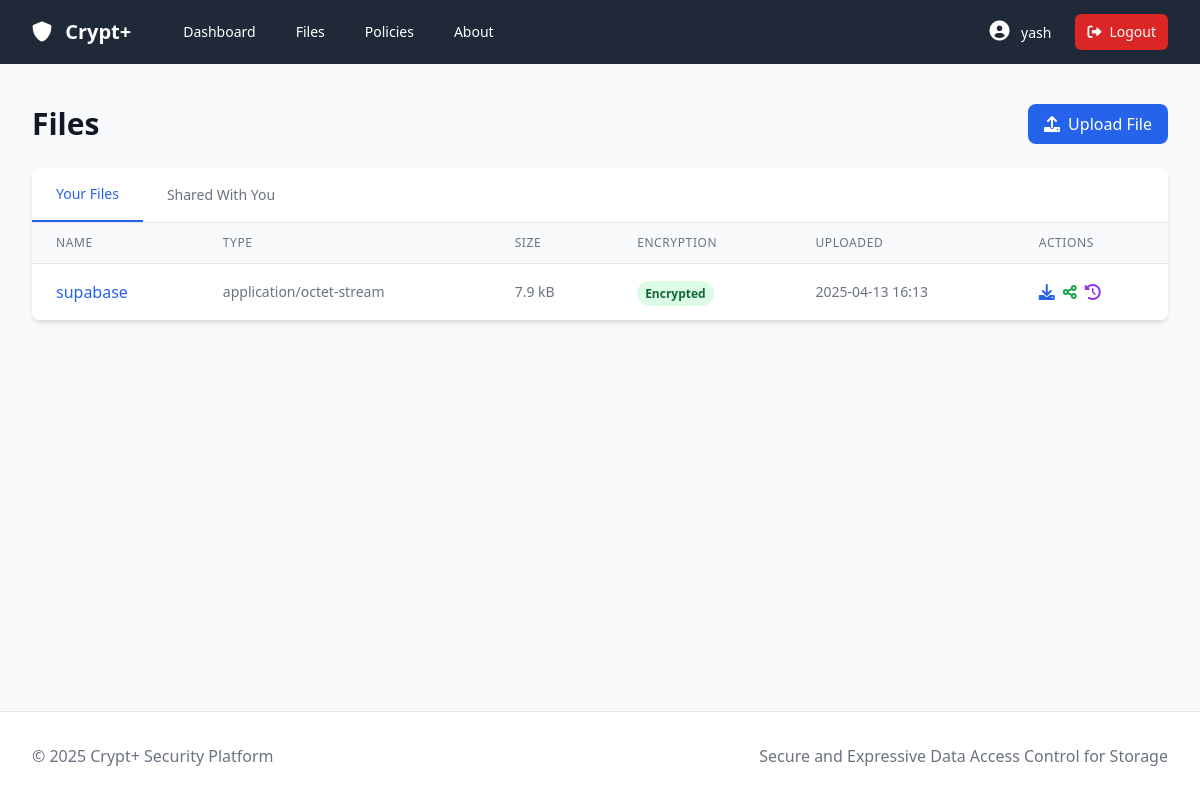
Screenshot of /data/files (signed in) with the database file from the repository.
### models/user.py (models this page shows, shortened)
class User(Base, UserMixin):
    __tablename__ = 'users'
    id = Column(Integer, primary_key=True)
    username = Column(String(64), unique=True, nullable=False)
    email = Column(String(120), unique=True, nullable=False)
    password_hash = Column(String(128), nullable=False)
    is_active = Column(Boolean, default=True)
    is_admin = Column(Boolean, default=False)
    created_at = Column(DateTime, default=datetime.utcnow)
    last_login = Column(DateTime, nullable=True)
    public_key = Column(Text, nullable=True)  # For storing user's public key
    private_key = Column(Text, nullable=True)  # For storing the encrypted private key
    attributes = relationship("Attribute", secondary=user_attributes, back_populates="users")
    owned_data = relationship("Data", back_populates="owner")

### models/data.py (models this page shows, shortened)
class Data(Base):
    __tablename__ = 'data'
    id = Column(Integer, primary_key=True)
    name = Column(String(128), nullable=False)
    file_path = Column(String(256), nullable=False)
    file_type = Column(String(64), nullable=False)
    size = Column(Integer, nullable=False)  # Size in bytes
    description = Column(Text, nullable=True)  # Added description field
    encrypted = Column(Boolean, default=True)
    encrypted_key = Column(Text, nullable=True)  # Encrypted symmetric key
    iv = Column(String(32), nullable=True)  # Initialization vector
    created_at = Column(DateTime, default=datetime.utcnow)
    updated_at = Column(DateTime, default=datetime.utcnow, onupdate=datetime.utcnow)
    owner_id = Column(Integer, ForeignKey('users.id'), nullable=False)
    content_hash = Column(String(64), nullable=True)  # For integrity verification
    owner = relationship("User", back_populates="owned_data")
    policies = relationship("Policy", secondary=data_policies, back_populates="data")
    access_logs = relationship("AccessLog", back_populates="data")
    shares = relationship("FileShare", back_populates="file", cascade="all, delete-orphan")

### controllers/data.py (the view)
    @data_bp.route('/files')
    @login_required
    def list_files():
        from models.data import Data
        from models.policy import Policy
        owned_files = db_session.query(Data).filter_by(owner_id=current_user.id).all()
        accessible_files = []
        other_files = db_session.query(Data).filter(
            Data.owner_id != current_user.id
        ).all()
        for file in other_files:
            try:
                policy_enforcement_point.enforce_access(
                    current_user.id, file.id, 'read'
                )
                accessible_files.append(file)
            except:
                continue
        return render_template('files.html',
                            owned_files=owned_files,
                            accessible_files=accessible_files)

### services/policy_decision.py (called while the page is built)
    def _evaluate_policy(self, policy, user_attributes: Dict[str, bool], action: str) -> bool:
        policy_expr = policy.policy_expression
        if 'actions' in policy_expr and action not in policy_expr['actions']:
            return False
        return self._evaluate_condition(policy_expr, user_attributes)

    def _evaluate_condition(self, condition, user_attributes: Dict[str, bool]) -> bool:
        if condition.get('operation') == 'AND':
            return all(self._evaluate_condition(subcond, user_attributes)
                      for subcond in condition.get('conditions', []))
        elif condition.get('operation') == 'OR':
            return any(self._evaluate_condition(subcond, user_attributes)
                      for subcond in condition.get('conditions', []))
        elif condition.get('operation') == 'NOT':
            return not self._evaluate_condition(condition.get('condition'), user_attributes)
        else:
            attribute = condition.get('attribute')
            value = condition.get('value')
            return user_attributes.get(attribute, False)

    def _log_decision(self, user_id: int, data_id: int, action: str,
                     decision: str, policy_id: Optional[int]):
        from models.policy import PolicyAudit
        audit_log = PolicyAudit(
            policy_id=policy_id,
            user_id=user_id,
            action=f"Access:{action}",
            details=json.dumps({
                'data_id': data_id,
                'decision': decision,
                'timestamp': datetime.utcnow().isoformat()
            })
        )
        self.db_session.add(audit_log)
        self.db_session.commit()
        logger.info(f"Access decision: {decision} for user {user_id} to data {data_id} - action {action}")

### templates/files.html (shortened to what this page needs)
{% extends 'base.html' %}
{% block content %}
<div class="mb-6 flex justify-between items-center">
    <h1 class="text-3xl font-bold text-gray-900">Files</h1>
    <div>
        <a href="{{ url_for('data.upload') }}" class="bg-blue-600 hover:bg-blue-700 text-white px-4 py-2 rounded-lg inline-flex items-center">
            <i class="fas fa-upload mr-2"></i> Upload File
        </a>
    </div>
</div>
<div class="bg-white rounded-lg shadow-md overflow-hidden">
    <div class="border-b border-gray-200">
        <nav class="flex" aria-label="Tabs">
            <button class="tab-button active text-blue-600 border-b-2 border-blue-600 py-4 px-6 font-medium text-sm" id="owned-tab" data-target="owned">
                Your Files
            </button>
            <button class="tab-button text-gray-500 hover:text-gray-700 hover:border-gray-300 py-4 px-6 font-medium text-sm" id="shared-tab" data-target="shared">
                Shared With You
            </button>
        </nav>
    </div>
    <div>
        <div id="owned" class="tab-content block">
            {% if owned_files %}
            <div class="overflow-x-auto">
                <table class="min-w-full divide-y divide-gray-200">
                    <thead>
                        <tr>
                            <th class="px-6 py-3 bg-gray-50 text-left text-xs font-medium text-gray-500 uppercase tracking-wider">Name</th>
                            <th class="px-6 py-3 bg-gray-50 text-left text-xs font-medium text-gray-500 uppercase tracking-wider">Type</th>
                            <th class="px-6 py-3 bg-gray-50 text-left text-xs font-medium text-gray-500 uppercase tracking-wider">Size</th>
                            <th class="px-6 py-3 bg-gray-50 text-left text-xs font-medium text-gray-500 uppercase tracking-wider">Encryption</th>
                            <th class="px-6 py-3 bg-gray-50 text-left text-xs font-medium text-gray-500 uppercase tracking-wider">Uploaded</th>
                            <th class="px-6 py-3 bg-gray-50 text-left text-xs font-medium text-gray-500 uppercase tracking-wider">Actions</th>
                        </tr>
                    </thead>
                    <tbody class="bg-white divide-y divide-gray-200">
                        {% for file in owned_files %}
                        <tr class="hover:bg-gray-50">
                            <td class="px-6 py-4 whitespace-nowrap">
                                <a href="{{ url_for('data.file_details', file_id=file.id) }}" class="text-blue-600 hover:text-blue-900 font-medium">
                                    {{ file.name }}
                                </a>
                            </td>
                            <td class="px-6 py-4 whitespace-nowrap text-sm text-gray-500">{{ file.file_type }}</td>
                            <td class="px-6 py-4 whitespace-nowrap text-sm text-gray-500">{{ file.size|filesizeformat }}</td>
                            <td class="px-6 py-4 whitespace-nowrap">
                                {% if file.encrypted %}
                                <span class="px-2 py-1 text-xs font-semibold rounded-full bg-green-100 text-green-800">Encrypted</span>
                                {% else %}
                                <span class="px-2 py-1 text-xs font-semibold rounded-full bg-yellow-100 text-yellow-800">Unencrypted</span>
                                {% endif %}
                            </td>
                            <td class="px-6 py-4 whitespace-nowrap text-sm text-gray-500">{{ file.created_at.strftime('%Y-%m-%d %H:%M') }}</td>
                            <td class="px-6 py-4 whitespace-nowrap">
                                <div class="flex space-x-2">
                                    <a href="{{ url_for('data.download_file', file_id=file.id) }}" class="text-blue-600 hover:text-blue-900" title="Download">
                                        <i class="fas fa-download"></i>
                                    </a>
                                    <a href="{{ url_for('data.share_file', file_id=file.id) }}" class="text-green-600 hover:text-green-900" title="Share">
                                        <i class="fas fa-share-alt"></i>
                                    </a>
                                    <a href="{{ url_for('data.file_audit', file_id=file.id) }}" class="text-purple-600 hover:text-purple-900" title="Access Logs">
                                        <i class="fas fa-history"></i>
                                    </a>
                                </div>
                            </td>
                        </tr>
                        {% endfor %}
                    </tbody>
                </table>
            </div>
            {% endif %}
        </div>
    </div>
</div>
{% endblock %}

### templates/base.html (shortened to what this page needs)
<!DOCTYPE html>
<html lang="en">
<head>
    <link rel="stylesheet" href="{{ url_for('static', filename='css/style.css') }}">
    <link href="https://cdnjs.cloudflare.com/ajax/libs/font-awesome/6.0.0-beta3/css/all.min.css" rel="stylesheet">
</head>
<body class="flex flex-col min-h-screen bg-gray-50">
    <nav class="bg-gray-800 text-white">
        <div class="max-w-7xl mx-auto px-4 sm:px-6 lg:px-8">
            <div class="flex items-center justify-between h-16">
                <div class="flex items-center">
                    <a class="flex-shrink-0 font-bold text-xl" href="{{ url_for('index') }}">
                        <i class="fas fa-shield-alt mr-2"></i> Crypt+
                    </a>
                    <div class="hidden md:block">
                        <div class="ml-10 flex items-baseline space-x-4">
                            {% if current_user.is_authenticated %}
                            <a href="{{ url_for('dashboard') }}" class="px-3 py-2 rounded-md text-sm font-medium hover:bg-gray-700">Dashboard</a>
                            <a href="{{ url_for('data.list_files') }}" class="px-3 py-2 rounded-md text-sm font-medium hover:bg-gray-700">Files</a>
                            <a href="{{ url_for('policy.list_policies') }}" class="px-3 py-2 rounded-md text-sm font-medium hover:bg-gray-700">Policies</a>
                            {% endif %}
                            <a href="{{ url_for('about') }}" class="px-3 py-2 rounded-md text-sm font-medium hover:bg-gray-700">About</a>
                        </div>
                    </div>
                </div>
                <div class="hidden md:block">
                    <div class="ml-4 flex items-center md:ml-6">
                        {% if current_user.is_authenticated %}
                        <a href="{{ url_for('auth.profile') }}" class="px-3 py-2 rounded-md text-sm font-medium hover:bg-gray-700">
                            <i class="fas fa-user-circle text-xl mr-2"></i>
                            {{ current_user.username }}
                        </a>
                        <a href="{{ url_for('auth.logout') }}" class="ml-3 px-3 py-2 rounded-md text-sm font-medium bg-red-600 hover:bg-red-700 flex items-center">
                            <i class="fas fa-sign-out-alt mr-2"></i> Logout
                        </a>
                        {% else %}
                        <a href="{{ url_for('auth.login') }}" class="px-3 py-2 rounded-md text-sm font-medium hover:bg-gray-700">Login</a>
                        <a href="{{ url_for('auth.register') }}" class="ml-2 px-3 py-2 rounded-md text-sm font-medium bg-blue-600 hover:bg-blue-700">Register</a>
                        {% endif %}
                    </div>
                </div>
            </div>
        </div>
    </nav>
    <main class="flex-grow max-w-7xl w-full mx-auto px-4 sm:px-6 lg:px-8 py-6">
        {% block content %}{% endblock %}
    </main>
    <footer class="bg-white border-t border-gray-200 py-8 mt-auto">
        <div class="max-w-7xl mx-auto px-4 sm:px-6 lg:px-8">
            <div class="md:flex md:items-center md:justify-between">
                <div class="mt-8 md:mt-0">
                    <p class="text-gray-500">
                        &copy; 2025 Crypt+ Security Platform
                    </p>
                </div>
                <div class="mt-4 md:mt-0">
                    <p class="text-gray-500">
                        Secure and Expressive Data Access Control for Storage
                    </p>
                </div>
            </div>
        </div>
    </footer>
</body>
</html>

### rows the page displays
User: username "yash"
Data: name "supabase", file_type "application/octet-stream", size|filesizeformat "7.9 kB", encrypted "Encrypted", created_at "2025-04-13 16:13"
